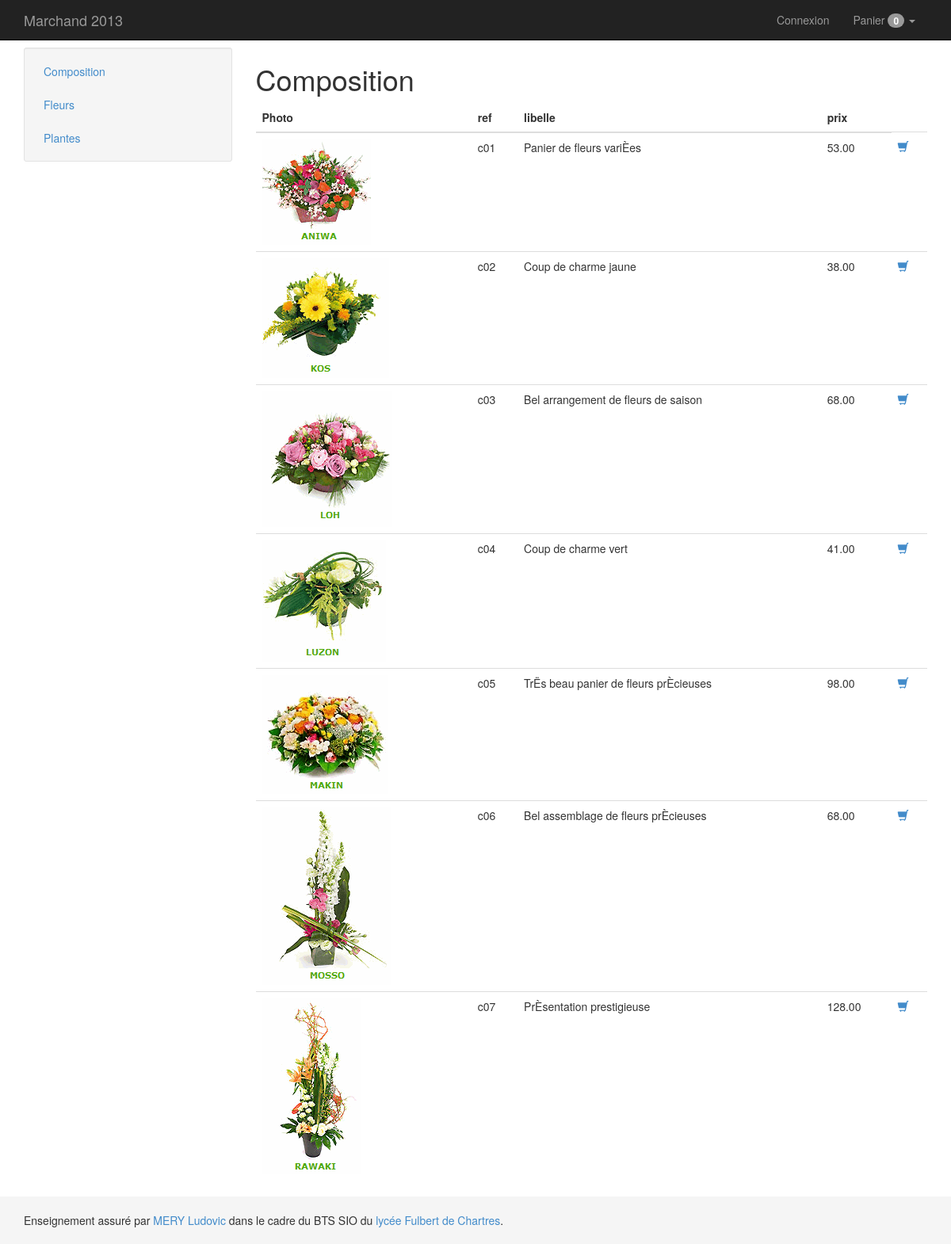
Screenshot of /index.php?controller=Produit&action=Listbycategorie&idcategorie=com with the database file from the repository.
### tables this page shows
CREATE TABLE IF NOT EXISTS `categorie` (
  `id` char(32) NOT NULL,
  `libelle` char(32) DEFAULT NULL,
  PRIMARY KEY (`id`)
);

CREATE TABLE IF NOT EXISTS `produit` (
  `id` char(32) NOT NULL,
  `description` char(50) DEFAULT NULL,
  `prix` decimal(10,2) DEFAULT NULL,
  `image` char(32) DEFAULT NULL,
  `idCategorie` char(32) NOT NULL,
  PRIMARY KEY (`id`),
  KEY `I_FK_Produit_CATEGORIE` (`idCategorie`)
);

### pedaFramework/MVC/Layout.class.php (called while the page is built)
<?php
class Layout {
	private $_file;
	private $_name;
	public function Layout($name){
		$folder="layouts";
		$this->_name=$name;
		$file=$name."/index.lay.php";
		$this->_file=$folder."/".$file;
	}
	public function show(){
		include $this->_file;
	}
	public function getName(){
		$folder="layouts";
		return $folder."/".$this->_name;
	}
}
?>

### index.php (called while the page is built, shortened)
<?php
require_once ("pedaFramework/MVC/Application.class.php");
require_once ("pedaFramework/MVC/Controller.class.php");
require_once ("pedaFramework/MVC/Layout.class.php");
require_once ("pedaFramework/ORM/Entity.class.php");
require_once ("pedaFramework/Collection.class.php");
require_once ("application/models/Categorie.class.php");
require_once ("application/models/Produit.class.php");
require_once ("application/models/Commande.class.php");
require_once ("application/models/User.class.php");
require_once ("application/controllers/MainController.class.php");
Application::getLayout()->show();
?>

### pedaFramework/Collection.class.php (called while the page is built, shortened)
<?php
class Collection{
	private $colObjet;
	private $compteur;
	public function Collection(){
		$this->colObjet=array();
		$this->compteur=0;
	}
	public function add($unobj){
		$this->colObjet[$this->compteur]=$unobj;
		$this->compteur++;
	}
	public function getAll(){
		return $this->colObjet;
	}
	public function Cardinal(){
		return $this->compteur;
	}
}
?>

### application/controllers/CategorieController.class.php (called while the page is built, shortened)
<?php
class CategorieController extends Controller{
	function MenuAction(){
		$myDAOCategorie=new Categorie();
		$lescateg=$myDAOCategorie->LoadAll();
		$this->showView();
	}
}
?>

### pedaFramework/MVC/ControllerFactory.class.php (called while the page is built, shortened)
<?php
class ControllerFactory {
		public static function create ($controllerName, $action=null, $params=null){
			$myController=new $nameController($controllerName, $action,$params);
			return $myController;
		}
}
?>

### application/models/Categorie.class.php (called while the page is built, shortened)
<?php
class Categorie extends Entity {
	private $_str_id;
	private $_str_libelle;
	function Categorie(array $params=null) {
		if(isset($params)){
			$this->_str_id=$params[0];
			$this->_str_libelle=$params[1];
		}
	}
	public function getId(){
		return $this->_str_id;
	}
	public function getLibelle(){
		return $this->_str_libelle;
	}
}
?>

### pedaFramework/ORM/Entity.class.php (called while the page is built, shortened)
<?php
abstract class Entity implements IDAO{
	protected $_tablename;
	 protected function lierDB($classname, $tablename){
	 	$this->_tablename=$tablename;
	 }
	public function LoadAll() {
		$db=Database::getInstance();
		$tablename=$this->_tablename;
		$req="SELECT * FROM ".$tablename;
		$stmt = $db->prepare($req);
		$stmt->execute();
		$lesobjets=new Collection();
		while ($jeuenregistrement = $stmt->fetch(PDO::FETCH_ASSOC)) {
			$params=new Collection();
			foreach($jeuenregistrement as $champ => $valeur){
				$params->add($valeur);
			}
			$dataligne=$params->getAll();
			$monobjet=new $classe($dataligne);
			$lesobjets->add($monobjet);
		}
		return $lesobjets;
	}
	public function LoadByCritere($critere) {
		$db=Database::getInstance();
		$tablename=$this->_tablename;
		$req="SELECT * FROM $tablename WHERE $critere" ;
		$stmt = $db->prepare($req);
		$stmt->execute();
		$lesobjets=new Collection();
		while ($jeuenregistrement = $stmt->fetch(PDO::FETCH_ASSOC)) {
			$params=new Collection();
			foreach($jeuenregistrement as $champ => $valeur){
				$params->add($valeur);
			}
			$dataligne=$params->getAll();
			$monobjet=new $classe($dataligne);
			$lesobjets->add($monobjet);
		}
		return $lesobjets;
	}
}
?>

### application/controllers/ProduitController.class.php (called while the page is built, shortened)
<?php
class ProduitController extends Controller{
	function ListbycategorieAction($params=null){
		if(isset($_GET['idcategorie'])){
			$codecateg=$_GET['idcategorie'];
		}
		else{
			$codecateg=$params['idcategorie'];
		}
		$myDAOProduit=new Produit();
		$lesproduits=$myDAOProduit->LoadByCritere("idCategorie='$codecateg'");
		$this->showView();
	}
}
?>

### application/models/User.class.php (called while the page is built, shortened)
<?php
class User extends Entity{
	private static $_leuser;
	public static function isConnected(){
		if(self::$_leuser==NULL){
			return false;
		}
		else{
			return isset(self::$_leuser);
		}
	}
}
?>

### application/controllers/UserController.class.php (called while the page is built, shortened)
<?php
class UserController extends Controller {
	function IndexAction(){
		$this->showView();
	}
}
?>

### application/models/Commande.class.php (called while the page is built, shortened)
<?php
class Commande extends Entity {
	protected $_leslignes;
	public function Commande(array $params=null){
		if(isset($params)){
			$this->_id=$params[0];
			$this->_datecommande=$params[1];
			$this->_montantHT=$params[2];
		}
		else{
			$this->_leslignes=new Collection();
		}
	}
	public function getNbProduitDifferent(){
		return $this->_leslignes->Cardinal();
	}
}
?>

### application/views/Produit/ListbycategorieView.phtml (the view, shortened to what this page needs)
<h1><?php echo $this->_data['categorie']->getLibelle() ?></h1>
<table class="table table-hover">
	<thead>
		<tr>
			<th>Photo</th>
			<th>ref</th>
			<th>libelle</th>
			<th>prix</th>
		</tr>
	</thead>
	<tbody>
<?php foreach($this->_data['lesproduits']->getAll() as $leproduit){?>
	<tr>
		<td><?php echo $leproduit->getPhotoHTML() ?></td>
		<td><?php echo $leproduit->getId() ?></td>
		<td><?php echo $leproduit->getLibelle() ?></td>
		<td><?php echo $leproduit->getPrixUnitaire() ?></td>
		<td><a href="index.php?controller=Panier&action=Add&id=<?php echo $leproduit->getId() ?>">
				<i class="glyphicon glyphicon-shopping-cart"></i>
			</a>
		</td>
	</tr>
<?php } ?>
	</tbody>
</table>

### layouts/Bootstrap3Layout/index.lay.php (shortened to what this page needs)
<!DOCTYPE html>
<html lang="fr">
    <head>
        <link href="<?php Application::printLayoutName() ?>/bootstrap/css/bootstrap.min.css" rel="stylesheet" media="screen">
    </head>
    <body>
        <div class="container">
            <div class="row">
                <div class="col-md-3">
                    <div class="well well-sm">
                        <ul class="nav nav-pills nav-stacked">
                            <?php Application::getController('Categorie', 'Menu') ?>
                        </ul>
                    </div>
                </div>
                <div class="col-md-9">
                </div>
            </div>
        </div>
        <div class="navbar navbar-inverse navbar-fixed-top">
            <div class="container">
                <div class="navbar-header">
                    <a class="navbar-brand" href="#">Marchand 2013</a>
                </div>
                <div class="collapse navbar-collapse navbar-ex1-collapse">
                    <ul class="nav navbar-nav navbar-right">
                    <?php Application::getController('User'); ?>
                    <li class="dropdown">
                      <a href="#" class="dropdown-toggle" data-toggle="dropdown">Panier <span class="badge"><?php Application::getController('Panier','Icone'); ?></span> <b class="caret"></b></a>
                    </li>
                    </ul>
                </div>
            </div>
        </div>
        <div id="footer">
	      <div class="container">
	        <p class="muted credit">Enseignement assuré par <a href="mailto:ludovic.meru@ac-orleans-tours.fr">MERY Ludovic</a>
	        	dans le cadre du BTS SIO du <a href="http://www.lyceefulbert.fr">lycée Fulbert de Chartres</a>.</p>
	      </div>
	    </div>
    </body>
</html>

### pedaFramework/MVC/Application.class.php (shortened to what this page needs)
<?php
class Application {
	private static $_layout;
	public static function getController($name,$action=null, $params=null){
		$mycontroller=ControllerFactory::create($name,$action,$params);
		return $mycontroller;
	}
	public static function setLayout($layoutname){
		$mylayout=new Layout($layoutname);
		Application::$_layout=$mylayout;
	}
	public static function printLayoutName(){
		echo Application::$_layout->getName();
	}
}
?>

### pedaFramework/MVC/Controller.class.php (shortened to what this page needs)
<?php
class Controller {
	protected $_name;
	protected $_action;
	public function Controller($controllerName=null, $action=null, $params=null){
			$this->_name=$controllerName;
			if(is_null($action)){
				$this->getAction('index',$params);
			}
			else{
				$this->getAction($action,$params);
			}
	}
	public function getAction($action, $params=null){
		$namefunction=$action."Action";
		$this->_action=$action;
		$this->$namefunction($params);
	}
	public function showView(){
		$view="application/views/".$this->_name."/".$this->_action."View.phtml";
		include $view;
	}
}
?>

### application/views/Categorie/MenuView.phtml
<?php foreach($this->_data['lescateg']->getAll() as $lacateg){?>
	<li><a href="index.php?controller=Produit&action=Listbycategorie&idcategorie=<?php echo $lacateg->getId()?>"><?php echo $lacateg->getLibelle()?></a></li>
<?php } ?>

### application/controllers/MainController.class.php (shortened to what this page needs)
<?php
class MainController extends Controller {
	function IndexAction(){
		if(isset($_GET['controller'])){
			$nameController=$_GET['controller'];
			if(isset($_GET['action'])){
				$nameAction=$_GET['action'];
				Application::getController($nameController,$nameAction);
			}
			else{
				Application::getController($nameController);
			}
		}
		else{
			$this->showView();
		}
	}
}
?>

### application/models/Produit.class.php (shortened to what this page needs)
<?php
class Produit extends Entity{
	private $_str_id;
	private $_str_libelle;
	private $_flt_prixunit;
	private $_img_photo;
	function Produit(array $params=null) {
		if(isset($params)){
			$this->_str_id=$params[0];
			$this->_str_libelle=$params[1];
			$this->_flt_prixunit=$params[2];
			$this->_img_photo=$params[3];
		}
	}
	public function getId(){
		return $this->_str_id;
	}
	public function getLibelle(){
		return $this->_str_libelle;
	}
	public function getPrixUnitaire(){
		return $this->_flt_prixunit;
	}
	public function getPhotoURL(){
		return $this->_img_photo;
	}
	public function getPhotoHTML(){
		$html="<img src=\"".$this->getPhotoURL()."\" />";
		return $html;
	}
}
?>

### application/views/User/indexView.phtml
 <?php
 if(User::isConnected()){?>
  <li class="dropdown">
    <a href="#" class="dropdown-toggle" data-toggle="dropdown">Mon Compte <span class="badge"></span> <b class="caret"></b></a>
    <ul class="dropdown-menu">
		<li><a href="index.php?controller=User&action=Details"><?php echo User::getInstance()->getLogin()?> (Details)</a></li>
		<li><a href="index.php?controller=Commande">Mes Commandes</a></li>
		<li role="presentation" class="divider"></li>
		<li><a href="index.php?controller=User&action=Disconnect">Se Deconnecter</a></li>
    </ul>
   </li>
 <?php
 }
 else {
?>
 	  <li>
	 	<a href="index.php?controller=User&action=Form">Connexion</a>
	 </li>
 <?php }?>

### application/views/Panier/IconeView.phtml
<?php
	echo $this->_data['panier']->getNbProduitDifferent();
?>

### layouts/Bootstrap3Layout/index.lay.php (style rules this page uses)
html, body { padding-top: 30px; height: 100%; }
#push, #footer { height: 60px; }
#footer { background-color: #f5f5f5; }
.container .credit { margin: 20px 0; }

### rows the page displays
categorie: libelle "Composition"
categorie: libelle "Fleurs"
categorie: libelle "Plantes"
produit: image (picture), id "c01", description "Panier de fleurs variÈes", prix "53.00"
produit: image (picture), id "c02", description "Coup de charme jaune", prix "38.00"
produit: image (picture), id "c03", description "Bel arrangement de fleurs de saison", prix "68.00"
produit: image (picture), id "c04", description "Coup de charme vert", prix "41.00"
produit: image (picture), id "c05", description "TrËs beau panier de fleurs prÈcieuses", prix "98.00"
produit: image (picture), id "c06", description "Bel assemblage de fleurs prÈcieuses", prix "68.00"
produit: image (picture), id "c07", description "PrÈsentation prestigieuse", prix "128.00"

### other values shown
$this->_data['panier']->getNbProduitDifferent() "0"
